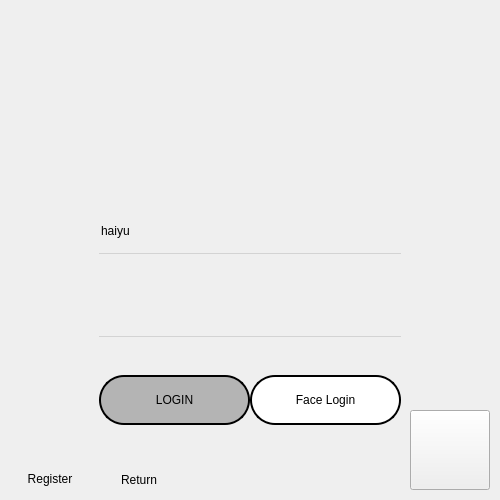
<?xml version="1.0" encoding="UTF-8"?>
<ui version="4.0">
 <class>Form</class>
 <widget class="QWidget" name="Form">
  <property name="geometry">
   <rect>
    <x>0</x>
    <y>0</y>
    <width>500</width>
    <height>500</height>
   </rect>
  </property>
  <property name="minimumSize">
   <size>
    <width>500</width>
    <height>500</height>
   </size>
  </property>
  <property name="maximumSize">
   <size>
    <width>500</width>
    <height>500</height>
   </size>
  </property>
  <property name="windowTitle">
   <string>Form</string>
  </property>
  <property name="styleSheet">
   <string notr="true">QWidget#Form{
	border-image: url(:/login/bg.png);
}</string>
  </property>
  <layout class="QVBoxLayout" name="verticalLayout" stretch="2,2">
   <property name="spacing">
    <number>0</number>
   </property>
   <property name="leftMargin">
    <number>0</number>
   </property>
   <property name="topMargin">
    <number>0</number>
   </property>
   <property name="rightMargin">
    <number>0</number>
   </property>
   <property name="bottomMargin">
    <number>0</number>
   </property>
   <item>
    <widget class="QWidget" name="widget" native="true">
     <property name="minimumSize">
      <size>
       <width>500</width>
       <height>200</height>
      </size>
     </property>
     <property name="maximumSize">
      <size>
       <width>500</width>
       <height>200</height>
      </size>
     </property>
     <property name="styleSheet">
      <string notr="true"/>
     </property>
     <layout class="QHBoxLayout" name="horizontalLayout_2">
      <property name="spacing">
       <number>0</number>
      </property>
      <property name="leftMargin">
       <number>0</number>
      </property>
      <property name="topMargin">
       <number>0</number>
      </property>
      <property name="rightMargin">
       <number>0</number>
      </property>
      <property name="bottomMargin">
       <number>0</number>
      </property>
      <item alignment="Qt::AlignHCenter|Qt::AlignVCenter">
       <widget class="QLabel" name="login_gif">
        <property name="minimumSize">
         <size>
          <width>500</width>
          <height>200</height>
         </size>
        </property>
        <property name="maximumSize">
         <size>
          <width>500</width>
          <height>200</height>
         </size>
        </property>
        <property name="styleSheet">
         <string notr="true">border-image: url(:/login/login_1.jpg);</string>
        </property>
        <property name="text">
         <string/>
        </property>
       </widget>
      </item>
     </layout>
    </widget>
   </item>
   <item>
    <widget class="QWidget" name="login_bottom_part" native="true">
     <property name="minimumSize">
      <size>
       <width>500</width>
       <height>300</height>
      </size>
     </property>
     <property name="maximumSize">
      <size>
       <width>500</width>
       <height>300</height>
      </size>
     </property>
     <property name="styleSheet">
      <string notr="true">Qweidget#login_bottom_part{

border-image: url(:/register-background/register-background.jpg);
}</string>
     </property>
     <layout class="QHBoxLayout" name="horizontalLayout" stretch="0,6,0">
      <property name="spacing">
       <number>0</number>
      </property>
      <property name="leftMargin">
       <number>10</number>
      </property>
      <property name="topMargin">
       <number>0</number>
      </property>
      <property name="rightMargin">
       <number>10</number>
      </property>
      <property name="bottomMargin">
       <number>10</number>
      </property>
      <item alignment="Qt::AlignHCenter|Qt::AlignBottom">
       <widget class="QPushButton" name="pushButton">
        <property name="layoutDirection">
         <enum>Qt::LeftToRight</enum>
        </property>
        <property name="styleSheet">
         <string notr="true">font: 75 10pt &quot;MS Shell Dlg 2&quot;;</string>
        </property>
        <property name="text">
         <string>Register</string>
        </property>
        <property name="flat">
         <bool>true</bool>
        </property>
       </widget>
      </item>
      <item>
       <widget class="QWidget" name="widget_3" native="true">
        <property name="minimumSize">
         <size>
          <width>0</width>
          <height>300</height>
         </size>
        </property>
        <property name="maximumSize">
         <size>
          <width>16777215</width>
          <height>300</height>
         </size>
        </property>
        <property name="styleSheet">
         <string notr="true"/>
        </property>
        <layout class="QGridLayout" name="gridLayout">
         <property name="horizontalSpacing">
          <number>0</number>
         </property>
         <property name="verticalSpacing">
          <number>38</number>
         </property>
         <item row="1" column="0" colspan="2">
          <widget class="QLineEdit" name="password_edit">
           <property name="minimumSize">
            <size>
             <width>0</width>
             <height>45</height>
            </size>
           </property>
           <property name="styleSheet">
            <string notr="true">QLineEdit {
    
	font: 75 12pt &quot;MS Shell Dlg 2&quot;;
	color: rgb(0, 0, 0);
     border:none;
     border-bottom:1px solid lightgray;
     background-color:transparent;
}
QLineEdit:hover{
	border-bottom-color: rgb(220, 220, 220);
}
QLineEdit:focus{
	border-bottom-color: rgb(0, 0, 0);
}
</string>
           </property>
           <property name="echoMode">
            <enum>QLineEdit::PasswordEchoOnEdit</enum>
           </property>
           <property name="clearButtonEnabled">
            <bool>true</bool>
           </property>
          </widget>
         </item>
         <item row="2" column="0">
          <widget class="QPushButton" name="login_btn">
           <property name="enabled">
            <bool>false</bool>
           </property>
           <property name="minimumSize">
            <size>
             <width>0</width>
             <height>50</height>
            </size>
           </property>
           <property name="styleSheet">
            <string notr="true">QPushButton {	
	
	background-color: rgb(255, 255, 255);
	font: 16pt &quot;MV Boli&quot;;
    border-radius: 25px; 
	color: rgb(0, 0, 0);
    border: 2px solid rgb(0,0,0);

}
QPushButton:hover {
	
	background-color: rgb(0, 0, 0);
	color: rgb(255, 255, 255);
    border: 2px solid rgb(255,255,255);
  

}
QPushButton:pressed{
	background-color: rgb(255, 255, 255);
	color: rgb(0, 0, 0);
	border-color: rgb(255, 255, 255);
    border: 2px solid rgb(0,0,0);
}

QPushButton:disabled{
	background-color: rgb(180, 180, 180);
}</string>
           </property>
           <property name="text">
            <string>LOGIN</string>
           </property>
           <property name="checkable">
            <bool>false</bool>
           </property>
          </widget>
         </item>
         <item row="4" column="0" alignment="Qt::AlignLeft|Qt::AlignBottom">
          <widget class="QPushButton" name="pushButton_4">
           <property name="styleSheet">
            <string notr="true">font: 75 10pt &quot;MS Shell Dlg 2&quot;;</string>
           </property>
           <property name="text">
            <string>Return</string>
           </property>
           <property name="flat">
            <bool>true</bool>
           </property>
          </widget>
         </item>
         <item row="0" column="0" colspan="2">
          <widget class="QComboBox" name="name_comboBox">
           <property name="minimumSize">
            <size>
             <width>0</width>
             <height>45</height>
            </size>
           </property>
           <property name="styleSheet">
            <string notr="true">QComboBox {
	font: 75 12pt &quot;MS Shell Dlg 2&quot;;
	color: rgb(0, 0, 0);
     border:none;
     border-bottom:1px solid lightgray;
     background-color:transparent;
}
QComboBox:hover{
	border-bottom-color: rgb(220, 220, 220);
}
QComboBox:focus{
	border-bottom-color: rgb(0, 0, 0);
}
QComboBox::drop-down{
     border-bottom:transparent;
}
QComboBox::down-arrow{
	image: url(:/login/img1.jpg);
    width:15px;
    height:20px;
}</string>
           </property>
           <property name="editable">
            <bool>true</bool>
           </property>
           <item>
            <property name="text">
             <string>haiyu</string>
            </property>
            <property name="icon">
             <iconset resource="../images/image.qrc">
              <normaloff>:/login/user1.jpg</normaloff>:/login/user1.jpg</iconset>
            </property>
           </item>
           <item>
            <property name="text">
             <string>yige</string>
            </property>
            <property name="icon">
             <iconset resource="../images/image.qrc">
              <normaloff>:/login/user2.jpg</normaloff>:/login/user2.jpg</iconset>
            </property>
           </item>
          </widget>
         </item>
         <item row="2" column="1">
          <widget class="QPushButton" name="pushButton_3">
           <property name="minimumSize">
            <size>
             <width>0</width>
             <height>50</height>
            </size>
           </property>
           <property name="styleSheet">
            <string notr="true">QPushButton {	
	
	background-color: rgb(255, 255, 255);
	font: 16pt &quot;MV Boli&quot;;
    border-radius: 25px; 
	color: rgb(0, 0, 0);
    border: 2px solid rgb(0,0,0);

}
QPushButton:hover {
	
	background-color: rgb(0, 0, 0);
	color: rgb(255, 255, 255);
    border: 2px solid rgb(255,255,255);
  

}
QPushButton:pressed{
	background-color: rgb(255, 255, 255);
	color: rgb(0, 0, 0);
	border-color: rgb(255, 255, 255);
    border: 2px solid rgb(0,0,0);
}
</string>
           </property>
           <property name="text">
            <string>Face Login</string>
           </property>
          </widget>
         </item>
        </layout>
       </widget>
      </item>
      <item alignment="Qt::AlignHCenter|Qt::AlignBottom">
       <widget class="QPushButton" name="pushButton_2">
        <property name="minimumSize">
         <size>
          <width>80</width>
          <height>80</height>
         </size>
        </property>
        <property name="maximumSize">
         <size>
          <width>80</width>
          <height>80</height>
         </size>
        </property>
        <property name="text">
         <string/>
        </property>
        <property name="icon">
         <iconset resource="../images/image.qrc">
          <normaloff>:/login/img.png</normaloff>:/login/img.png</iconset>
        </property>
        <property name="iconSize">
         <size>
          <width>80</width>
          <height>80</height>
         </size>
        </property>
       </widget>
      </item>
     </layout>
    </widget>
   </item>
  </layout>
 </widget>
 <resources>
  <include location="../images/image.qrc"/>
 </resources>
 <connections>
  <connection>
   <sender>pushButton</sender>
   <signal>clicked()</signal>
   <receiver>Form</receiver>
   <slot>show_register_GUI()</slot>
   <hints>
    <hint type="sourcelabel">
     <x>63</x>
     <y>466</y>
    </hint>
    <hint type="destinationlabel">
     <x>-91</x>
     <y>469</y>
    </hint>
   </hints>
  </connection>
  <connection>
   <sender>name_comboBox</sender>
   <signal>editTextChanged(QString)</signal>
   <receiver>Form</receiver>
   <slot>enable_login()</slot>
   <hints>
    <hint type="sourcelabel">
     <x>382</x>
     <y>243</y>
    </hint>
    <hint type="destinationlabel">
     <x>586</x>
     <y>247</y>
    </hint>
   </hints>
  </connection>
  <connection>
   <sender>password_edit</sender>
   <signal>textChanged(QString)</signal>
   <receiver>Form</receiver>
   <slot>enable_login()</slot>
   <hints>
    <hint type="sourcelabel">
     <x>382</x>
     <y>295</y>
    </hint>
    <hint type="destinationlabel">
     <x>572</x>
     <y>315</y>
    </hint>
   </hints>
  </connection>
  <connection>
   <sender>login_btn</sender>
   <signal>clicked()</signal>
   <receiver>Form</receiver>
   <slot>check_login()</slot>
   <hints>
    <hint type="sourcelabel">
     <x>382</x>
     <y>379</y>
    </hint>
    <hint type="destinationlabel">
     <x>237</x>
     <y>565</y>
    </hint>
   </hints>
  </connection>
  <connection>
   <sender>pushButton_3</sender>
   <signal>clicked()</signal>
   <receiver>Form</receiver>
   <slot>show_facial_login_GUI()</slot>
   <hints>
    <hint type="sourcelabel">
     <x>359</x>
     <y>436</y>
    </hint>
    <hint type="destinationlabel">
     <x>220</x>
     <y>575</y>
    </hint>
   </hints>
  </connection>
  <connection>
   <sender>pushButton_4</sender>
   <signal>clicked()</signal>
   <receiver>Form</receiver>
   <slot>return_display()</slot>
   <hints>
    <hint type="sourcelabel">
     <x>311</x>
     <y>455</y>
    </hint>
    <hint type="destinationlabel">
     <x>318</x>
     <y>678</y>
    </hint>
   </hints>
  </connection>
 </connections>
 <slots>
  <slot>show_register_GUI()</slot>
  <slot>enable_login()</slot>
  <slot>check_login()</slot>
  <slot>auto_log_in()</slot>
  <slot>remember_pwd()</slot>
  <slot>show_facial_login_GUI()</slot>
  <slot>return_display()</slot>
 </slots>
</ui>
